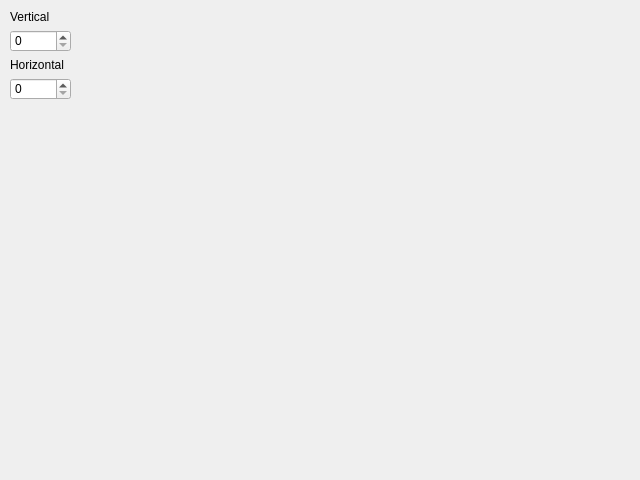
<?xml version="1.0" encoding="UTF-8"?>
<ui version="4.0">
 <class>MapEdit</class>
 <widget class="QWidget" name="MapEdit">
  <property name="geometry">
   <rect>
    <x>0</x>
    <y>0</y>
    <width>640</width>
    <height>480</height>
   </rect>
  </property>
  <property name="windowTitle">
   <string>Form</string>
  </property>
  <widget class="QWidget" name="verticalLayoutWidget">
   <property name="geometry">
    <rect>
     <x>10</x>
     <y>10</y>
     <width>61</width>
     <height>91</height>
    </rect>
   </property>
   <layout class="QVBoxLayout" name="verticalLayout">
    <item>
     <widget class="QLabel" name="label_2">
      <property name="text">
       <string>Vertical</string>
      </property>
     </widget>
    </item>
    <item>
     <widget class="QSpinBox" name="spinBox"/>
    </item>
    <item>
     <widget class="QLabel" name="label">
      <property name="text">
       <string>Horizontal</string>
      </property>
     </widget>
    </item>
    <item>
     <widget class="QSpinBox" name="spinBox_2"/>
    </item>
   </layout>
  </widget>
 </widget>
 <resources/>
 <connections/>
</ui>
